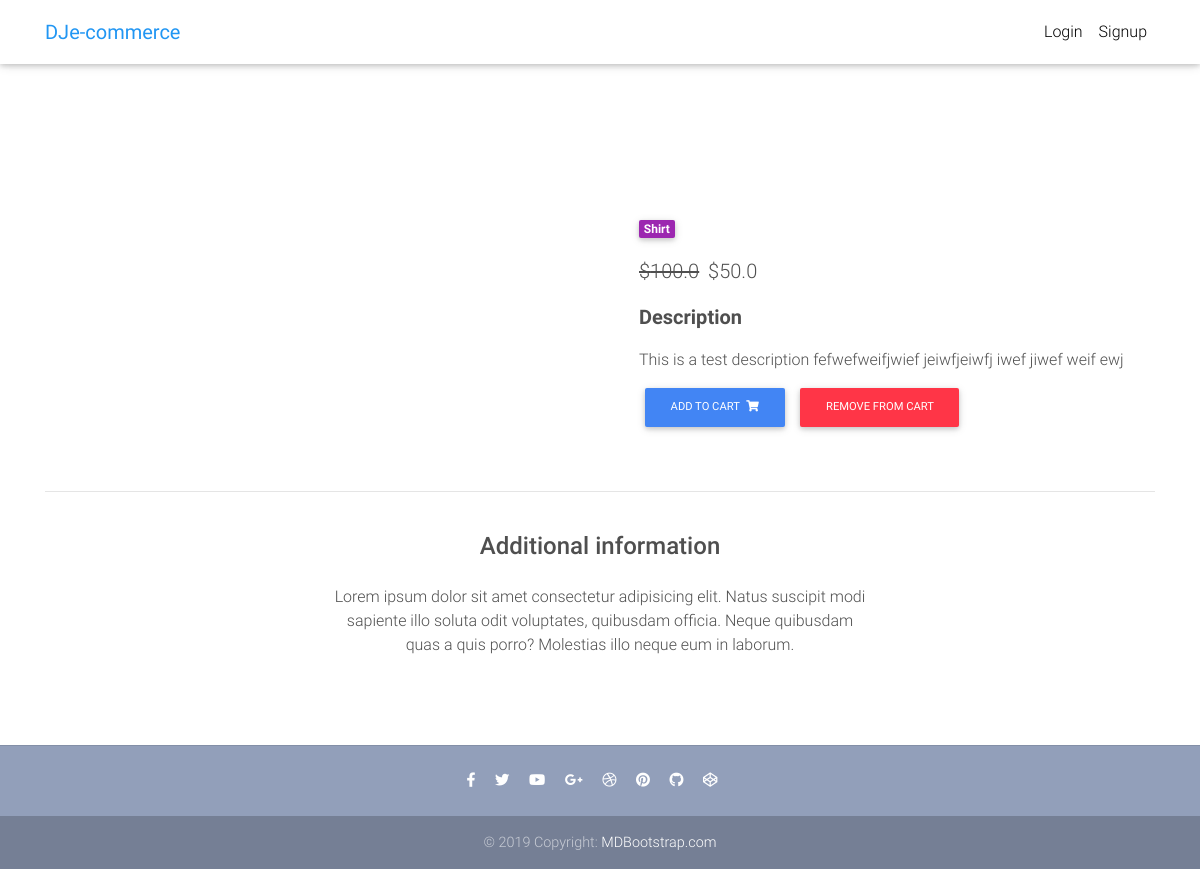
The app's page /product/test-product-1/ with its own data.
### core/models.py (models this page shows, shortened)
class Item(models.Model):
    title = models.CharField(max_length=100)
    price = models.FloatField()
    discount_price = models.FloatField(blank=True, null=True)
    category = models.CharField(choices=CATEGORY_CHOICES, max_length=2)
    label = models.CharField(choices=LABEL_CHOICES, max_length=1)
    slug = models.SlugField()
    description = models.TextField()
    image = models.ImageField()
    def get_add_to_cart_url(self):
        return reverse("core:add-to-cart", kwargs={
            'slug': self.slug
        })
    def get_remove_from_cart_url(self):
        return reverse("core:remove-from-cart", kwargs={
            'slug': self.slug
        })

### core/views.py (the view)
# urls.py: path('product/<slug>/', ItemDetailView.as_view(), name='product'),
class ItemDetailView(DetailView):
    model = Item
    template_name = "product.html"

### templates/product.html (shortened to what this page needs)
{% extends "base.html" %}
{% block content %}
  <main class="mt-5 pt-4">
    <div class="container dark-grey-text mt-5">
      <div class="row wow fadeIn">
        <div class="col-md-6 mb-4">
        </div>
        <div class="col-md-6 mb-4">
          <div class="p-4">
            <div class="mb-3">
              <a href="">
                <span class="badge purple mr-1">{{ object.get_category_display }}</span>
              </a>
            </div>
            <p class="lead">
              {% if object.discount_price %}
              <span class="mr-1">
                <del>${{ object.price }}</del>
              </span>
              <span>${{ object.discount_price }}</span>
              {% else %}
              <span>${{ object.price }}</span>
              {% endif %}
            </p>
            <p class="lead font-weight-bold">Description</p>
            <p>{{ object.description }}</p>
            <a href="{{ object.get_add_to_cart_url }}" class="btn btn-primary btn-md my-0 p">
              Add to cart
              <i class="fas fa-shopping-cart ml-1"></i>
            </a>
            <a href="{{ object.get_remove_from_cart_url }}" class="btn btn-danger btn-md my-0 p">
              Remove from cart
            </a>
          </div>
        </div>
      </div>
      <hr>
      <div class="row d-flex justify-content-center wow fadeIn">
        <div class="col-md-6 text-center">
          <h4 class="my-4 h4">Additional information</h4>
          <p>Lorem ipsum dolor sit amet consectetur adipisicing elit. Natus suscipit modi sapiente illo soluta odit
            voluptates,
            quibusdam officia. Neque quibusdam quas a quis porro? Molestias illo neque eum in laborum.</p>
        </div>
      </div>
      <div class="row wow fadeIn">
        <div class="col-lg-4 col-md-12 mb-4">
        </div>
        <div class="col-lg-4 col-md-6 mb-4">
        </div>
        <div class="col-lg-4 col-md-6 mb-4">
        </div>
      </div>
    </div>
  </main>
{% endblock content %}

### templates/base.html (style rules this page uses)
html, body, header, .carousel { height: 60vh; }

### records on screen
Item: category "Shirt", price "100.0", discount_price "50.0", description "This is a test description fefwefweifjwief jeiwfjeiwfj iwef jiwef weif ewj"
